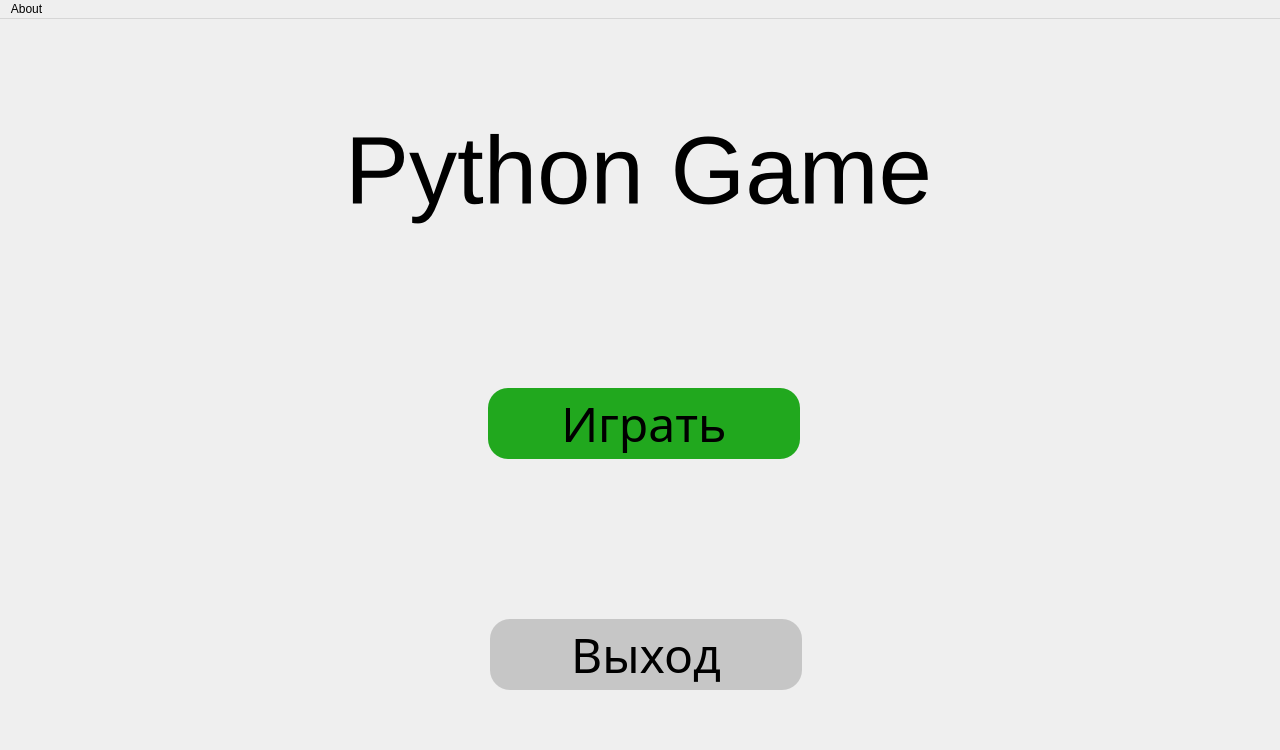
<?xml version="1.0" encoding="UTF-8"?>
<ui version="4.0">
 <class>mainWindow</class>
 <widget class="QMainWindow" name="mainWindow">
  <property name="geometry">
   <rect>
    <x>0</x>
    <y>0</y>
    <width>1280</width>
    <height>750</height>
   </rect>
  </property>
  <property name="minimumSize">
   <size>
    <width>1280</width>
    <height>750</height>
   </size>
  </property>
  <property name="maximumSize">
   <size>
    <width>1280</width>
    <height>750</height>
   </size>
  </property>
  <property name="windowTitle">
   <string>MainWindow</string>
  </property>
  <property name="documentMode">
   <bool>false</bool>
  </property>
  <widget class="QWidget" name="centralwidget">
   <widget class="QStackedWidget" name="window">
    <property name="enabled">
     <bool>true</bool>
    </property>
    <property name="geometry">
     <rect>
      <x>0</x>
      <y>-20</y>
      <width>1281</width>
      <height>751</height>
     </rect>
    </property>
    <property name="font">
     <font>
      <family>Gabriola</family>
      <pointsize>25</pointsize>
     </font>
    </property>
    <property name="acceptDrops">
     <bool>false</bool>
    </property>
    <property name="frameShape">
     <enum>QFrame::NoFrame</enum>
    </property>
    <property name="frameShadow">
     <enum>QFrame::Plain</enum>
    </property>
    <property name="lineWidth">
     <number>3</number>
    </property>
    <property name="currentIndex">
     <number>0</number>
    </property>
    <widget class="QWidget" name="page_0">
     <widget class="QPushButton" name="button_1">
      <property name="geometry">
       <rect>
        <x>488</x>
        <y>389</y>
        <width>312</width>
        <height>71</height>
       </rect>
      </property>
      <property name="font">
       <font>
        <family>Gabriola</family>
        <pointsize>36</pointsize>
        <weight>50</weight>
        <italic>false</italic>
        <bold>false</bold>
       </font>
      </property>
      <property name="cursor">
       <cursorShape>PointingHandCursor</cursorShape>
      </property>
      <property name="styleSheet">
       <string notr="true">border-radius: 20px;
color: #000000;
background: #21A81E;</string>
      </property>
      <property name="text">
       <string>Играть</string>
      </property>
     </widget>
     <widget class="QPushButton" name="button_2">
      <property name="geometry">
       <rect>
        <x>490</x>
        <y>620</y>
        <width>312</width>
        <height>71</height>
       </rect>
      </property>
      <property name="font">
       <font>
        <family>Gabriola</family>
        <pointsize>36</pointsize>
        <weight>50</weight>
        <italic>false</italic>
        <bold>false</bold>
       </font>
      </property>
      <property name="cursor">
       <cursorShape>PointingHandCursor</cursorShape>
      </property>
      <property name="autoFillBackground">
       <bool>false</bool>
      </property>
      <property name="styleSheet">
       <string notr="true">border-radius: 20px;
color: #000000;
background: #C6C6C6;</string>
      </property>
      <property name="text">
       <string>Выход</string>
      </property>
     </widget>
     <widget class="QLabel" name="label">
      <property name="geometry">
       <rect>
        <x>301</x>
        <y>71</y>
        <width>675</width>
        <height>201</height>
       </rect>
      </property>
      <property name="font">
       <font>
        <family>MS Shell Dlg 2</family>
        <pointsize>72</pointsize>
       </font>
      </property>
      <property name="text">
       <string>Python Game</string>
      </property>
      <property name="alignment">
       <set>Qt::AlignCenter</set>
      </property>
     </widget>
    </widget>
    <widget class="QWidget" name="page1">
     <widget class="QLabel" name="label_2">
      <property name="geometry">
       <rect>
        <x>434</x>
        <y>39</y>
        <width>410</width>
        <height>61</height>
       </rect>
      </property>
      <property name="font">
       <font>
        <family>Gabriola</family>
        <pointsize>36</pointsize>
       </font>
      </property>
      <property name="text">
       <string>Авторизация</string>
      </property>
      <property name="alignment">
       <set>Qt::AlignBottom|Qt::AlignHCenter</set>
      </property>
     </widget>
     <widget class="QLineEdit" name="lineEdit">
      <property name="geometry">
       <rect>
        <x>434</x>
        <y>90</y>
        <width>411</width>
        <height>56</height>
       </rect>
      </property>
      <property name="font">
       <font>
        <pointsize>25</pointsize>
        <italic>false</italic>
       </font>
      </property>
      <property name="styleSheet">
       <string notr="true">background: #FFFFFF;
border: 2px solid #000000;
box-sizing: border-box;</string>
      </property>
      <property name="inputMask">
       <string/>
      </property>
      <property name="text">
       <string/>
      </property>
      <property name="alignment">
       <set>Qt::AlignCenter</set>
      </property>
     </widget>
     <widget class="QLabel" name="label_3">
      <property name="geometry">
       <rect>
        <x>434</x>
        <y>150</y>
        <width>411</width>
        <height>61</height>
       </rect>
      </property>
      <property name="font">
       <font>
        <family>Gabriola</family>
        <pointsize>36</pointsize>
       </font>
      </property>
      <property name="text">
       <string>Выбор команды</string>
      </property>
      <property name="alignment">
       <set>Qt::AlignCenter</set>
      </property>
     </widget>
     <widget class="QListWidget" name="listWidget">
      <property name="geometry">
       <rect>
        <x>434</x>
        <y>212</y>
        <width>411</width>
        <height>321</height>
       </rect>
      </property>
      <property name="font">
       <font>
        <family>Gabriola</family>
        <pointsize>18</pointsize>
       </font>
      </property>
      <property name="styleSheet">
       <string notr="true">background: #FFFFFF;
border: 2px solid #000000;
box-sizing: border-box;</string>
      </property>
      <property name="verticalScrollBarPolicy">
       <enum>Qt::ScrollBarAlwaysOn</enum>
      </property>
     </widget>
     <widget class="QPushButton" name="button_3">
      <property name="geometry">
       <rect>
        <x>434</x>
        <y>679</y>
        <width>411</width>
        <height>56</height>
       </rect>
      </property>
      <property name="font">
       <font>
        <family>Gabriola</family>
        <pointsize>36</pointsize>
        <weight>50</weight>
        <italic>false</italic>
        <bold>false</bold>
       </font>
      </property>
      <property name="cursor">
       <cursorShape>PointingHandCursor</cursorShape>
      </property>
      <property name="autoFillBackground">
       <bool>false</bool>
      </property>
      <property name="styleSheet">
       <string notr="true">background: #000000;
border: 2px solid #000000;
box-sizing: border-box;
border-radius: 6px;

color: #FFFFFF;</string>
      </property>
      <property name="text">
       <string>В главное меню</string>
      </property>
     </widget>
     <widget class="QPushButton" name="button_4">
      <property name="geometry">
       <rect>
        <x>434</x>
        <y>580</y>
        <width>411</width>
        <height>56</height>
       </rect>
      </property>
      <property name="font">
       <font>
        <family>Gabriola</family>
        <pointsize>36</pointsize>
        <weight>50</weight>
        <italic>false</italic>
        <bold>false</bold>
       </font>
      </property>
      <property name="cursor">
       <cursorShape>PointingHandCursor</cursorShape>
      </property>
      <property name="autoFillBackground">
       <bool>false</bool>
      </property>
      <property name="styleSheet">
       <string notr="true">background: #21A81E;
border: 2px solid #000000;
box-sizing: border-box;
border-radius: 6px;

color: #FFFFFF;</string>
      </property>
      <property name="text">
       <string>Записаться в команду</string>
      </property>
     </widget>
    </widget>
    <widget class="QWidget" name="page2">
     <widget class="QLabel" name="label_4">
      <property name="geometry">
       <rect>
        <x>710</x>
        <y>290</y>
        <width>410</width>
        <height>91</height>
       </rect>
      </property>
      <property name="font">
       <font>
        <family>Gabriola</family>
        <pointsize>36</pointsize>
       </font>
      </property>
      <property name="text">
       <string>Комната ожидания</string>
      </property>
      <property name="alignment">
       <set>Qt::AlignBottom|Qt::AlignHCenter</set>
      </property>
     </widget>
     <widget class="QListWidget" name="listWidget_2">
      <property name="geometry">
       <rect>
        <x>160</x>
        <y>120</y>
        <width>411</width>
        <height>581</height>
       </rect>
      </property>
      <property name="font">
       <font>
        <family>Gabriola</family>
        <pointsize>18</pointsize>
       </font>
      </property>
      <property name="verticalScrollBarPolicy">
       <enum>Qt::ScrollBarAlwaysOn</enum>
      </property>
     </widget>
     <widget class="QLabel" name="label_5">
      <property name="geometry">
       <rect>
        <x>160</x>
        <y>60</y>
        <width>410</width>
        <height>61</height>
       </rect>
      </property>
      <property name="font">
       <font>
        <family>Gabriola</family>
        <pointsize>25</pointsize>
       </font>
      </property>
      <property name="text">
       <string>Состав команды</string>
      </property>
      <property name="alignment">
       <set>Qt::AlignBottom|Qt::AlignHCenter</set>
      </property>
     </widget>
     <widget class="QPushButton" name="button_5">
      <property name="geometry">
       <rect>
        <x>710</x>
        <y>640</y>
        <width>411</width>
        <height>56</height>
       </rect>
      </property>
      <property name="font">
       <font>
        <family>Gabriola</family>
        <pointsize>36</pointsize>
        <weight>50</weight>
        <italic>false</italic>
        <bold>false</bold>
       </font>
      </property>
      <property name="cursor">
       <cursorShape>PointingHandCursor</cursorShape>
      </property>
      <property name="autoFillBackground">
       <bool>false</bool>
      </property>
      <property name="styleSheet">
       <string notr="true">background: #9A0000;
border: 2px solid #000000;
box-sizing: border-box;
border-radius: 6px;

color: #FFFFFF;</string>
      </property>
      <property name="text">
       <string>Выйти из команды</string>
      </property>
     </widget>
    </widget>
    <widget class="QWidget" name="page3">
     <widget class="QLabel" name="label_6">
      <property name="geometry">
       <rect>
        <x>20</x>
        <y>200</y>
        <width>291</width>
        <height>51</height>
       </rect>
      </property>
      <property name="font">
       <font>
        <pointsize>30</pointsize>
       </font>
      </property>
      <property name="text">
       <string>Код программы:</string>
      </property>
     </widget>
     <widget class="QLineEdit" name="lineEdit_2">
      <property name="enabled">
       <bool>true</bool>
      </property>
      <property name="geometry">
       <rect>
        <x>770</x>
        <y>300</y>
        <width>491</width>
        <height>41</height>
       </rect>
      </property>
      <property name="font">
       <font>
        <family>Arial</family>
        <pointsize>14</pointsize>
       </font>
      </property>
      <property name="styleSheet">
       <string notr="true">border-radius: 20px;</string>
      </property>
     </widget>
     <widget class="QLabel" name="label_7">
      <property name="geometry">
       <rect>
        <x>770</x>
        <y>240</y>
        <width>291</width>
        <height>51</height>
       </rect>
      </property>
      <property name="font">
       <font>
        <pointsize>30</pointsize>
       </font>
      </property>
      <property name="text">
       <string>Ввод новой строки</string>
      </property>
     </widget>
     <widget class="QPushButton" name="pushButton">
      <property name="enabled">
       <bool>false</bool>
      </property>
      <property name="geometry">
       <rect>
        <x>770</x>
        <y>350</y>
        <width>491</width>
        <height>51</height>
       </rect>
      </property>
      <property name="font">
       <font>
        <family>Gabriola</family>
        <pointsize>23</pointsize>
        <weight>75</weight>
        <bold>true</bold>
       </font>
      </property>
      <property name="cursor">
       <cursorShape>PointingHandCursor</cursorShape>
      </property>
      <property name="styleSheet">
       <string notr="true">background: #2132C9;
border: 2px solid #000000;
box-sizing: border-box;
border-radius: 20px;
color: #FFFFFF;</string>
      </property>
      <property name="text">
       <string>Ввести новую строку</string>
      </property>
     </widget>
     <widget class="QPushButton" name="pushButton_2">
      <property name="enabled">
       <bool>false</bool>
      </property>
      <property name="geometry">
       <rect>
        <x>770</x>
        <y>580</y>
        <width>491</width>
        <height>51</height>
       </rect>
      </property>
      <property name="font">
       <font>
        <family>Gabriola</family>
        <pointsize>23</pointsize>
        <weight>75</weight>
        <bold>true</bold>
       </font>
      </property>
      <property name="cursor">
       <cursorShape>PointingHandCursor</cursorShape>
      </property>
      <property name="styleSheet">
       <string notr="true">background: #830086;
border: 2px solid #000000;
box-sizing: border-box;
border-radius: 20px;
color: #FFFFFF;</string>
      </property>
      <property name="text">
       <string>Изменить строку</string>
      </property>
     </widget>
     <widget class="QLineEdit" name="lineEdit_3">
      <property name="geometry">
       <rect>
        <x>770</x>
        <y>480</y>
        <width>491</width>
        <height>41</height>
       </rect>
      </property>
      <property name="font">
       <font>
        <family>Arial</family>
        <pointsize>14</pointsize>
       </font>
      </property>
      <property name="styleSheet">
       <string notr="true">border-radius: 20px;</string>
      </property>
      <property name="alignment">
       <set>Qt::AlignCenter</set>
      </property>
     </widget>
     <widget class="QLabel" name="label_8">
      <property name="geometry">
       <rect>
        <x>770</x>
        <y>420</y>
        <width>451</width>
        <height>51</height>
       </rect>
      </property>
      <property name="font">
       <font>
        <pointsize>30</pointsize>
       </font>
      </property>
      <property name="text">
       <string>Изменение существующей строки</string>
      </property>
     </widget>
     <widget class="QPushButton" name="pushButton_3">
      <property name="enabled">
       <bool>false</bool>
      </property>
      <property name="geometry">
       <rect>
        <x>1090</x>
        <y>660</y>
        <width>171</width>
        <height>51</height>
       </rect>
      </property>
      <property name="font">
       <font>
        <family>Gabriola</family>
        <pointsize>23</pointsize>
        <weight>75</weight>
        <bold>true</bold>
       </font>
      </property>
      <property name="cursor">
       <cursorShape>PointingHandCursor</cursorShape>
      </property>
      <property name="styleSheet">
       <string notr="true">background: #A50000;
border: 2px solid #000000;
box-sizing: border-box;
border-radius: 20px;
color: #FFFFFF;</string>
      </property>
      <property name="text">
       <string>Завершить</string>
      </property>
     </widget>
     <widget class="QLCDNumber" name="timer_sec">
      <property name="geometry">
       <rect>
        <x>1090</x>
        <y>210</y>
        <width>141</width>
        <height>61</height>
       </rect>
      </property>
      <property name="layoutDirection">
       <enum>Qt::LeftToRight</enum>
      </property>
      <property name="styleSheet">
       <string notr="true">
border: 2px solid #FF0000;
box-sizing: border-box;
border-radius: 6px;</string>
      </property>
      <property name="frameShadow">
       <enum>QFrame::Plain</enum>
      </property>
      <property name="lineWidth">
       <number>1</number>
      </property>
      <property name="midLineWidth">
       <number>0</number>
      </property>
      <property name="smallDecimalPoint">
       <bool>true</bool>
      </property>
      <property name="digitCount">
       <number>5</number>
      </property>
      <property name="mode">
       <enum>QLCDNumber::Dec</enum>
      </property>
      <property name="segmentStyle">
       <enum>QLCDNumber::Flat</enum>
      </property>
      <property name="value" stdset="0">
       <double>0.000000000000000</double>
      </property>
      <property name="intValue" stdset="0">
       <number>0</number>
      </property>
     </widget>
     <widget class="QPushButton" name="pushButton_4">
      <property name="enabled">
       <bool>false</bool>
      </property>
      <property name="geometry">
       <rect>
        <x>770</x>
        <y>660</y>
        <width>281</width>
        <height>51</height>
       </rect>
      </property>
      <property name="font">
       <font>
        <family>Gabriola</family>
        <pointsize>23</pointsize>
        <weight>75</weight>
        <bold>true</bold>
       </font>
      </property>
      <property name="cursor">
       <cursorShape>PointingHandCursor</cursorShape>
      </property>
      <property name="styleSheet">
       <string notr="true">background: #E0AF00;
border: 2px solid #000000;
box-sizing: border-box;
border-radius: 20px;
color: #FFFFFF;</string>
      </property>
      <property name="text">
       <string>Проверить на ошибки</string>
      </property>
     </widget>
     <widget class="QLCDNumber" name="timer_min">
      <property name="geometry">
       <rect>
        <x>1090</x>
        <y>210</y>
        <width>71</width>
        <height>61</height>
       </rect>
      </property>
      <property name="font">
       <font>
        <pointsize>36</pointsize>
       </font>
      </property>
      <property name="layoutDirection">
       <enum>Qt::LeftToRight</enum>
      </property>
      <property name="styleSheet">
       <string notr="true">
border: 2px solid #FF0000;
box-sizing: border-box;
border-radius: 6px;</string>
      </property>
      <property name="frameShadow">
       <enum>QFrame::Plain</enum>
      </property>
      <property name="lineWidth">
       <number>1</number>
      </property>
      <property name="midLineWidth">
       <number>0</number>
      </property>
      <property name="smallDecimalPoint">
       <bool>false</bool>
      </property>
      <property name="digitCount">
       <number>2</number>
      </property>
      <property name="mode">
       <enum>QLCDNumber::Dec</enum>
      </property>
      <property name="segmentStyle">
       <enum>QLCDNumber::Flat</enum>
      </property>
      <property name="value" stdset="0">
       <double>0.000000000000000</double>
      </property>
      <property name="intValue" stdset="0">
       <number>0</number>
      </property>
     </widget>
     <widget class="QLabel" name="label_11">
      <property name="geometry">
       <rect>
        <x>770</x>
        <y>520</y>
        <width>201</width>
        <height>51</height>
       </rect>
      </property>
      <property name="font">
       <font>
        <pointsize>30</pointsize>
       </font>
      </property>
      <property name="text">
       <string>Номер строки:</string>
      </property>
     </widget>
     <widget class="QLineEdit" name="lineEdit_4">
      <property name="geometry">
       <rect>
        <x>1090</x>
        <y>530</y>
        <width>171</width>
        <height>41</height>
       </rect>
      </property>
      <property name="font">
       <font>
        <family>Arial</family>
        <pointsize>14</pointsize>
       </font>
      </property>
      <property name="styleSheet">
       <string notr="true">border-radius: 20px;</string>
      </property>
      <property name="alignment">
       <set>Qt::AlignCenter</set>
      </property>
     </widget>
     <widget class="QTextBrowser" name="textBrowser">
      <property name="geometry">
       <rect>
        <x>20</x>
        <y>250</y>
        <width>51</width>
        <height>471</height>
       </rect>
      </property>
      <property name="font">
       <font>
        <pointsize>18</pointsize>
       </font>
      </property>
      <property name="styleSheet">
       <string notr="true">border: 2px solid #000000;
color: #FFFFFF;
background: #E8E8E8;</string>
      </property>
     </widget>
     <widget class="QTextBrowser" name="textBrowser_2">
      <property name="geometry">
       <rect>
        <x>60</x>
        <y>250</y>
        <width>661</width>
        <height>471</height>
       </rect>
      </property>
      <property name="font">
       <font>
        <pointsize>18</pointsize>
       </font>
      </property>
      <property name="styleSheet">
       <string notr="true">border: 2px solid #000000;
color: #FFFFFF;
</string>
      </property>
     </widget>
     <widget class="QTextBrowser" name="textBrowser_3">
      <property name="geometry">
       <rect>
        <x>20</x>
        <y>40</y>
        <width>1251</width>
        <height>111</height>
       </rect>
      </property>
      <property name="styleSheet">
       <string notr="true">border: 2px solid #000000;
color: #FFFFFF;
background: #E8E8E8;</string>
      </property>
     </widget>
     <widget class="QLabel" name="label_10">
      <property name="geometry">
       <rect>
        <x>30</x>
        <y>260</y>
        <width>41</width>
        <height>31</height>
       </rect>
      </property>
      <property name="text">
       <string> 1</string>
      </property>
     </widget>
     <widget class="QLabel" name="label_12">
      <property name="geometry">
       <rect>
        <x>30</x>
        <y>290</y>
        <width>41</width>
        <height>31</height>
       </rect>
      </property>
      <property name="text">
       <string> 2</string>
      </property>
     </widget>
     <widget class="QLabel" name="label_13">
      <property name="geometry">
       <rect>
        <x>30</x>
        <y>310</y>
        <width>41</width>
        <height>41</height>
       </rect>
      </property>
      <property name="text">
       <string> 3</string>
      </property>
     </widget>
     <widget class="QLabel" name="label_14">
      <property name="geometry">
       <rect>
        <x>30</x>
        <y>340</y>
        <width>41</width>
        <height>41</height>
       </rect>
      </property>
      <property name="text">
       <string> 4</string>
      </property>
     </widget>
     <widget class="QLabel" name="label_15">
      <property name="geometry">
       <rect>
        <x>30</x>
        <y>370</y>
        <width>41</width>
        <height>41</height>
       </rect>
      </property>
      <property name="text">
       <string> 5</string>
      </property>
     </widget>
     <widget class="QLabel" name="label_16">
      <property name="geometry">
       <rect>
        <x>30</x>
        <y>420</y>
        <width>41</width>
        <height>31</height>
       </rect>
      </property>
      <property name="text">
       <string> 6</string>
      </property>
     </widget>
     <widget class="QLabel" name="label_17">
      <property name="geometry">
       <rect>
        <x>30</x>
        <y>450</y>
        <width>41</width>
        <height>31</height>
       </rect>
      </property>
      <property name="text">
       <string> 7</string>
      </property>
     </widget>
     <widget class="QLabel" name="label_19">
      <property name="geometry">
       <rect>
        <x>30</x>
        <y>490</y>
        <width>41</width>
        <height>31</height>
       </rect>
      </property>
      <property name="text">
       <string> 8</string>
      </property>
     </widget>
     <widget class="QLabel" name="label_20">
      <property name="geometry">
       <rect>
        <x>30</x>
        <y>520</y>
        <width>41</width>
        <height>31</height>
       </rect>
      </property>
      <property name="text">
       <string> 9</string>
      </property>
     </widget>
     <widget class="QLabel" name="label_21">
      <property name="geometry">
       <rect>
        <x>30</x>
        <y>560</y>
        <width>41</width>
        <height>31</height>
       </rect>
      </property>
      <property name="text">
       <string>10</string>
      </property>
     </widget>
     <widget class="QLabel" name="label_22">
      <property name="geometry">
       <rect>
        <x>30</x>
        <y>590</y>
        <width>41</width>
        <height>31</height>
       </rect>
      </property>
      <property name="text">
       <string>11</string>
      </property>
     </widget>
     <widget class="QLabel" name="label_23">
      <property name="geometry">
       <rect>
        <x>30</x>
        <y>620</y>
        <width>41</width>
        <height>31</height>
       </rect>
      </property>
      <property name="text">
       <string>12</string>
      </property>
     </widget>
     <widget class="QLabel" name="label_24">
      <property name="geometry">
       <rect>
        <x>30</x>
        <y>650</y>
        <width>41</width>
        <height>31</height>
       </rect>
      </property>
      <property name="text">
       <string>13</string>
      </property>
     </widget>
     <widget class="QLabel" name="label_25">
      <property name="geometry">
       <rect>
        <x>30</x>
        <y>680</y>
        <width>41</width>
        <height>31</height>
       </rect>
      </property>
      <property name="text">
       <string>14</string>
      </property>
     </widget>
     <widget class="QLabel" name="label_26">
      <property name="geometry">
       <rect>
        <x>20</x>
        <y>70</y>
        <width>1201</width>
        <height>51</height>
       </rect>
      </property>
      <property name="text">
       <string>Выполняется задача </string>
      </property>
      <property name="alignment">
       <set>Qt::AlignCenter</set>
      </property>
     </widget>
     <widget class="QLabel" name="label_27">
      <property name="geometry">
       <rect>
        <x>270</x>
        <y>70</y>
        <width>1001</width>
        <height>51</height>
       </rect>
      </property>
      <property name="text">
       <string>1</string>
      </property>
      <property name="alignment">
       <set>Qt::AlignCenter</set>
      </property>
     </widget>
     <widget class="QLabel" name="str_1">
      <property name="geometry">
       <rect>
        <x>70</x>
        <y>260</y>
        <width>641</width>
        <height>31</height>
       </rect>
      </property>
      <property name="text">
       <string/>
      </property>
     </widget>
     <widget class="QLabel" name="str_2">
      <property name="geometry">
       <rect>
        <x>70</x>
        <y>290</y>
        <width>641</width>
        <height>31</height>
       </rect>
      </property>
      <property name="text">
       <string/>
      </property>
     </widget>
     <widget class="QLabel" name="str_3">
      <property name="geometry">
       <rect>
        <x>70</x>
        <y>310</y>
        <width>641</width>
        <height>41</height>
       </rect>
      </property>
      <property name="text">
       <string/>
      </property>
     </widget>
     <widget class="QLabel" name="str_4">
      <property name="geometry">
       <rect>
        <x>70</x>
        <y>340</y>
        <width>641</width>
        <height>41</height>
       </rect>
      </property>
      <property name="text">
       <string/>
      </property>
     </widget>
     <widget class="QLabel" name="str_5">
      <property name="geometry">
       <rect>
        <x>70</x>
        <y>380</y>
        <width>641</width>
        <height>31</height>
       </rect>
      </property>
      <property name="text">
       <string/>
      </property>
     </widget>
     <widget class="QLabel" name="str_6">
      <property name="geometry">
       <rect>
        <x>70</x>
        <y>420</y>
        <width>641</width>
        <height>31</height>
       </rect>
      </property>
      <property name="text">
       <string/>
      </property>
     </widget>
     <widget class="QLabel" name="str_7">
      <property name="geometry">
       <rect>
        <x>70</x>
        <y>460</y>
        <width>641</width>
        <height>31</height>
       </rect>
      </property>
      <property name="text">
       <string/>
      </property>
     </widget>
     <widget class="QLabel" name="str_8">
      <property name="geometry">
       <rect>
        <x>70</x>
        <y>490</y>
        <width>641</width>
        <height>31</height>
       </rect>
      </property>
      <property name="text">
       <string/>
      </property>
     </widget>
     <widget class="QLabel" name="str_9">
      <property name="geometry">
       <rect>
        <x>70</x>
        <y>530</y>
        <width>641</width>
        <height>31</height>
       </rect>
      </property>
      <property name="text">
       <string/>
      </property>
     </widget>
     <widget class="QLabel" name="str_10">
      <property name="geometry">
       <rect>
        <x>70</x>
        <y>560</y>
        <width>641</width>
        <height>31</height>
       </rect>
      </property>
      <property name="text">
       <string/>
      </property>
     </widget>
     <widget class="QLabel" name="str_11">
      <property name="geometry">
       <rect>
        <x>70</x>
        <y>600</y>
        <width>641</width>
        <height>31</height>
       </rect>
      </property>
      <property name="text">
       <string/>
      </property>
     </widget>
     <widget class="QLabel" name="str_12">
      <property name="geometry">
       <rect>
        <x>70</x>
        <y>630</y>
        <width>641</width>
        <height>31</height>
       </rect>
      </property>
      <property name="text">
       <string/>
      </property>
     </widget>
     <widget class="QLabel" name="str_13">
      <property name="geometry">
       <rect>
        <x>70</x>
        <y>660</y>
        <width>641</width>
        <height>31</height>
       </rect>
      </property>
      <property name="text">
       <string/>
      </property>
     </widget>
     <widget class="QLabel" name="str_14">
      <property name="geometry">
       <rect>
        <x>70</x>
        <y>690</y>
        <width>641</width>
        <height>31</height>
       </rect>
      </property>
      <property name="text">
       <string/>
      </property>
     </widget>
     <widget class="QLabel" name="label_18">
      <property name="geometry">
       <rect>
        <x>500</x>
        <y>160</y>
        <width>291</width>
        <height>51</height>
       </rect>
      </property>
      <property name="font">
       <font>
        <pointsize>30</pointsize>
       </font>
      </property>
      <property name="styleSheet">
       <string notr="true">color: red;</string>
      </property>
      <property name="text">
       <string>Ваш ход: Нет</string>
      </property>
      <property name="alignment">
       <set>Qt::AlignCenter</set>
      </property>
     </widget>
    </widget>
    <widget class="QWidget" name="page4">
     <widget class="QLabel" name="label_9">
      <property name="geometry">
       <rect>
        <x>440</x>
        <y>40</y>
        <width>421</width>
        <height>51</height>
       </rect>
      </property>
      <property name="font">
       <font>
        <pointsize>30</pointsize>
       </font>
      </property>
      <property name="text">
       <string>Результаты теста</string>
      </property>
      <property name="alignment">
       <set>Qt::AlignCenter</set>
      </property>
     </widget>
     <widget class="QPushButton" name="button_6">
      <property name="geometry">
       <rect>
        <x>440</x>
        <y>660</y>
        <width>411</width>
        <height>56</height>
       </rect>
      </property>
      <property name="font">
       <font>
        <family>Gabriola</family>
        <pointsize>36</pointsize>
        <weight>50</weight>
        <italic>false</italic>
        <bold>false</bold>
       </font>
      </property>
      <property name="cursor">
       <cursorShape>PointingHandCursor</cursorShape>
      </property>
      <property name="autoFillBackground">
       <bool>false</bool>
      </property>
      <property name="styleSheet">
       <string notr="true">background: #000000;
border: 2px solid #000000;
box-sizing: border-box;
border-radius: 6px;

color: #FFFFFF;</string>
      </property>
      <property name="text">
       <string>Выйти</string>
      </property>
     </widget>
     <widget class="QLabel" name="label_res">
      <property name="geometry">
       <rect>
        <x>610</x>
        <y>320</y>
        <width>251</width>
        <height>101</height>
       </rect>
      </property>
      <property name="text">
       <string/>
      </property>
     </widget>
     <widget class="QLabel" name="label_29">
      <property name="geometry">
       <rect>
        <x>550</x>
        <y>160</y>
        <width>201</width>
        <height>141</height>
       </rect>
      </property>
      <property name="text">
       <string>Пройдено тестов</string>
      </property>
     </widget>
     <widget class="QTextBrowser" name="textBrowser_4">
      <property name="geometry">
       <rect>
        <x>50</x>
        <y>120</y>
        <width>1201</width>
        <height>511</height>
       </rect>
      </property>
      <property name="styleSheet">
       <string notr="true">background: #E8E8E8;
border-radius: 20px;
border: 2px solid #000000;</string>
      </property>
     </widget>
     <zorder>textBrowser_4</zorder>
     <zorder>label_9</zorder>
     <zorder>button_6</zorder>
     <zorder>label_29</zorder>
     <zorder>label_res</zorder>
    </widget>
   </widget>
  </widget>
  <widget class="QMenuBar" name="menubar">
   <property name="geometry">
    <rect>
     <x>0</x>
     <y>0</y>
     <width>1280</width>
     <height>21</height>
    </rect>
   </property>
   <widget class="QMenu" name="menuHello">
    <property name="title">
     <string>About</string>
    </property>
    <addaction name="actionOpen_About_File"/>
    <addaction name="separator"/>
    <addaction name="actionExit_Game"/>
   </widget>
   <addaction name="menuHello"/>
  </widget>
  <action name="actionOpen_About_File">
   <property name="text">
    <string>Python Game for Students</string>
   </property>
  </action>
  <action name="actionExit_Game">
   <property name="text">
    <string>Exit Game</string>
   </property>
  </action>
 </widget>
 <resources/>
 <connections>
  <connection>
   <sender>actionExit_Game</sender>
   <signal>triggered()</signal>
   <receiver>mainWindow</receiver>
   <slot>close()</slot>
   <hints>
    <hint type="sourcelabel">
     <x>-1</x>
     <y>-1</y>
    </hint>
    <hint type="destinationlabel">
     <x>639</x>
     <y>459</y>
    </hint>
   </hints>
  </connection>
  <connection>
   <sender>button_2</sender>
   <signal>clicked()</signal>
   <receiver>mainWindow</receiver>
   <slot>close()</slot>
   <hints>
    <hint type="sourcelabel">
     <x>645</x>
     <y>691</y>
    </hint>
    <hint type="destinationlabel">
     <x>639</x>
     <y>459</y>
    </hint>
   </hints>
  </connection>
 </connections>
</ui>
